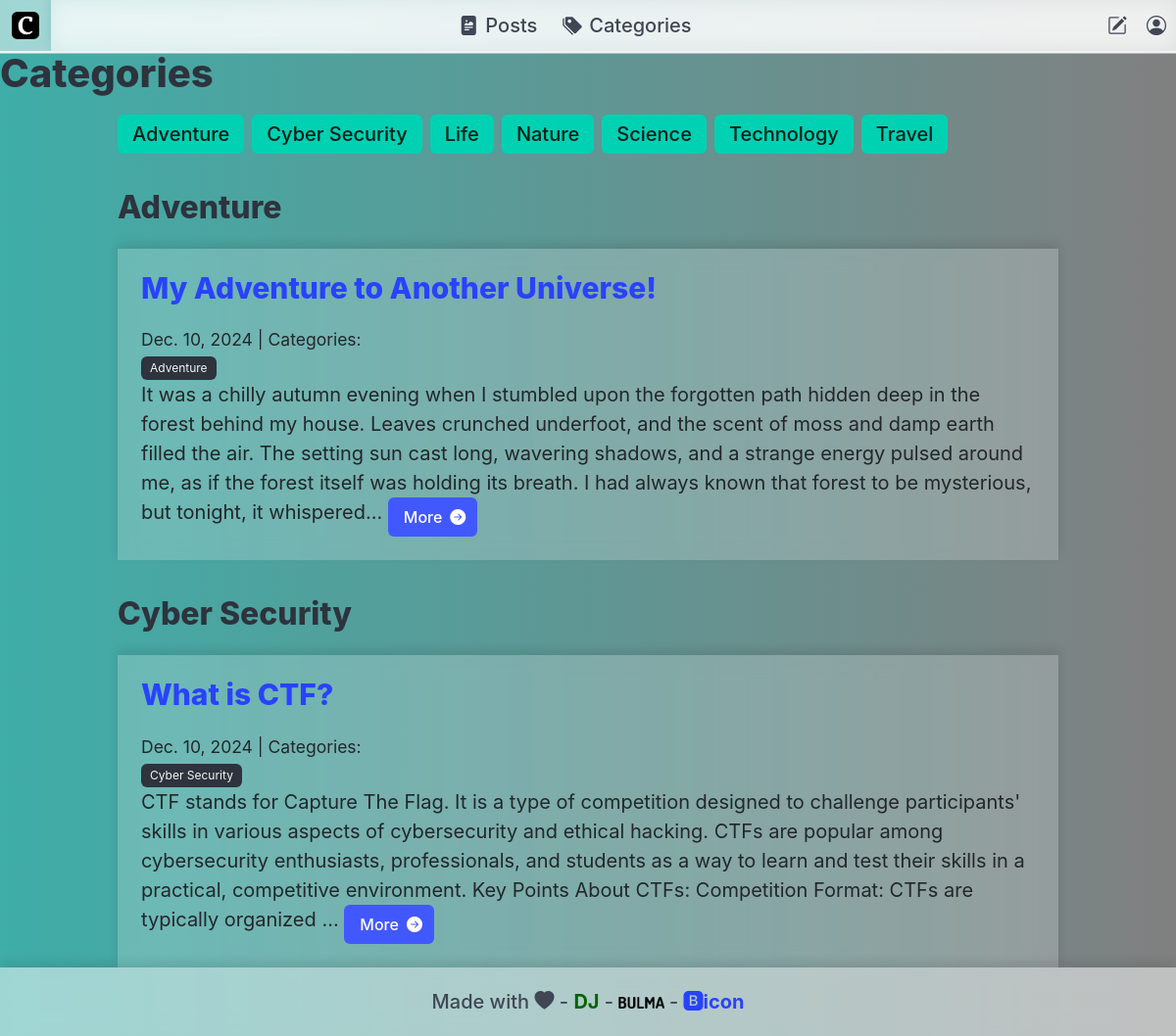
Page /categories/ on the committed database.
### blog/models.py (models this page shows, shortened)
class Category(models.Model):
    name = models.CharField(max_length=30)
    class Meta:
        verbose_name_plural = "categories"
    def __str__(self):
        return self.name

class Post(models.Model):
    title = models.CharField(max_length=255)
    body = models.TextField()
    created_on = models.DateTimeField(auto_now_add=True)
    last_modified = models.DateTimeField(auto_now=True)
    author = models.ForeignKey(settings.AUTH_USER_MODEL, on_delete=models.CASCADE, default=1)  # Replace 1 with a valid user ID
    categories = models.ManyToManyField('Category', related_name='posts')
    love_reactions = models.ManyToManyField(settings.AUTH_USER_MODEL, related_name='loved_posts', blank=True)

### blog/views.py (the view)
# urls.py: path("categories/", views.blog_category_list, name="blog_category_list"),
def blog_category_list(request):
    categories = Category.objects.all().order_by("name")
    posts=Post.objects.all().order_by('-created_on')
    context = {
        "categories":categories,
        "posts":posts,
    }
    return render(request, "blog/category_list.html", context)

### blog/templates/blog/category_list.html (shortened to what this page needs)
{% extends "base.html" %}
{% block page_title %}
<div class="title-box-container">
    <h1 class="title is-2">Categories</h1>
</div>
{% endblock page_title %}
{% block page_content %}
<div class="container">
    <div class="tags block is-align-items-center">
        {% for category in categories %}
            <a href="{% url 'blog_category' category.name %}">
            <span class="tag is-hoverable is-primary is-large">{{ category.name }}</span>
        </a>
        {% endfor %}
    </div>
    {% for category_name in categories %}
        {% for post in posts %}
            {% if category_name in post.categories.all %}
                <h2 class="subtitle is-3">{{ category_name }}</h2>
                <div class="blur-white ">
                    <h3><a href="{% url 'blog_detail' post.pk %}"> {{ post.title }} </a></h3>
                    <small>
                        {{ post.created_on.date }} | Categories:
                        <div class="tags">
                        {% for category in post.categories.all %}
                            <a href="{% url 'blog_category' category.name %}">
                                <span class="tag is-dark">{{ category.name }}</span>
                            </a>
                        {% endfor %}
                        </div>
                    </small>
                    <p>{{ post.body | slice:":400" }}...
                        <a href="{% url 'blog_detail' post.pk %}">
                            <button class="button is-link ">
                            <span>More</span>
                            <span class="icon is-small">
                                <i class="bi bi-arrow-right-circle-fill"></i>
                            </span>
                        </button>
                        </a>
                    </p>
                </div>
            {% endif %}
        {% endfor %}
    {% endfor %}
</div>
{% endblock page_content %}

### templates/base.html (shortened to what this page needs)
{% load static %}
<!DOCTYPE html>
<html lang="en" class="ColorX">
  <head>
    {% load static %}
    <link rel="stylesheet" href="https://cdn.jsdelivr.net/npm/bootstrap-icons@1.11.3/font/bootstrap-icons.min.css">
    <link rel="stylesheet" href="{% static 'css/base.css' %}">
  </head>
  <body class="has-navbar-fixed-top content has-text-weight-medium is-size-5 ColorX">
    <div class="page-container">
      <header>
        <nav class="navbar blurX has-shadow is-transparent is-fixed-top" role="navigation" aria-label="main navigation">
          <div class="navbar-brand">
            <a class="navbar-item" href="{% url 'blog_index' %}">
              <img src="{% static 'images/favicon.svg' %}" alt="Curio" height="28">
            </a>
          </div>
          <div id="SimpleNav" class="navbar-menu blurX navbar-menuX">
            <div class="navbar-end">
              <a class="navbar-item" href="{% url 'blog_index' %}">
                <span class="icon-text">
                  <span class="icon">
                    <i class="bi bi-file-richtext-fill"></i>
                  </span>
                  <span>Posts</span>
                </span>
              </a>
              <a class="navbar-item" href="{% url 'blog_category_list' %}">
                <span class="icon-text">
                  <span class="icon">
                    <i class="bi bi-tags-fill"></i>
                  </span>
                  <span>Categories</span>
                </span>
              </a>
            </div>
            <div class="navbar-end">
              <a class="navbar-item" href="{% url 'create_blog' %}">
                <span class="icon">
                  <i class="bi bi-pencil-square"></i>
                </span>
              </a>
              <a class="navbar-item" href="{% url 'profile' %}">
                <span class="icon">
                  <i class="bi bi-person-circle"></i>
                </span>
              </a>
            </div>
          </div>
        </nav>
      </header>
      <div class="content-wrapper">
        {% block page_title %}{% endblock %}
        {% block page_content %}
        {% endblock %}
    </div>
    <footer class="footerX has-text-centered">
      <p>Made with <i class="bi bi-heart-fill"></i> - <a class="dj" href="https://www.djangoproject.com/">DJ</a> -
        <a href="https://bulma.io/">
          <img class="bulma-brand-logo" src="{% static 'images/bulma.png' %}" alt="Bulma">
        </a> -
        <a href="https://icons.getbootstrap.com/">
          <i class="bi bi-bootstrap-fill"></i><b>icon</b>
        </a>
      </p>
    </footer>
  </body>
</html>

### static/css/base.css (style rules this page uses)
.ColorX { height: 100vh; background: linear-gradient(to right, #3fada8, #808080); }
.blurX { backdrop-filter: blur(10px); background-color: rgba(255, 255, 255, 0.5); box-shadow: 0px -5px 10px rgba(0, 0, 0, 0.1); }
.blur-white { padding: 1.5rem; font-weight: normal; color: #23272a; backdrop-filter: blur(10px); background-color: rgba(255, 255, 255, 0.205); box-shadow: 0px -5px 10px rgba(0, 0, 0, 0.1); }
html, body { height: 100%; margin: 0; }
.page-container { display: flex; flex-direction: column; min-height: 100vh; }
.content-wrapper { flex: 1; }
.footerX { position: relative; bottom: 0; width: 100%; background-color: rgba(255, 255, 255, 0.5); backdrop-filter: blur(10px); padding: 20px; box-shadow: 0px -5px 10px rgba(0, 0, 0, 0.1); text-align: center; z-index: 100; }
.footerX p { margin: 0; }
.bulma-brand-logo { height: 12px; }
.dj { height: 14px; font-weight: bolder; color: darkgreen; }

### rows in the picture
Category: name "Adventure"
Category: name "Cyber Security"
Category: name "Life"
Category: name "Nature"
Category: name "Science"
Category: name "Technology"
Category: name "Travel"
Post: title "My Adventure to Another Universe!", created_on "Dec. 10, 2024", body "It was a chilly autumn evening when I stumbled upon the forgotten path hidden deep in the forest behind my house. Leaves crunched underfoot, and the scent of moss and damp earth filled the air. The setting sun cast long, wavering shadows, and a strange energy pulsed around me, as if the forest itself was holding its breath. I had always known that forest to be mysterious, but tonight, it whispered"
Post: title "What is CTF?", created_on "Dec. 10, 2024", body "CTF stands for Capture The Flag. It is a type of competition designed to challenge participants' skills in various aspects of cybersecurity and ethical hacking. CTFs are popular among cybersecurity enthusiasts, professionals, and students as a way to learn and test their skills in a practical, competitive environment. Key Points About CTFs: Competition Format: CTFs are typically organized"
